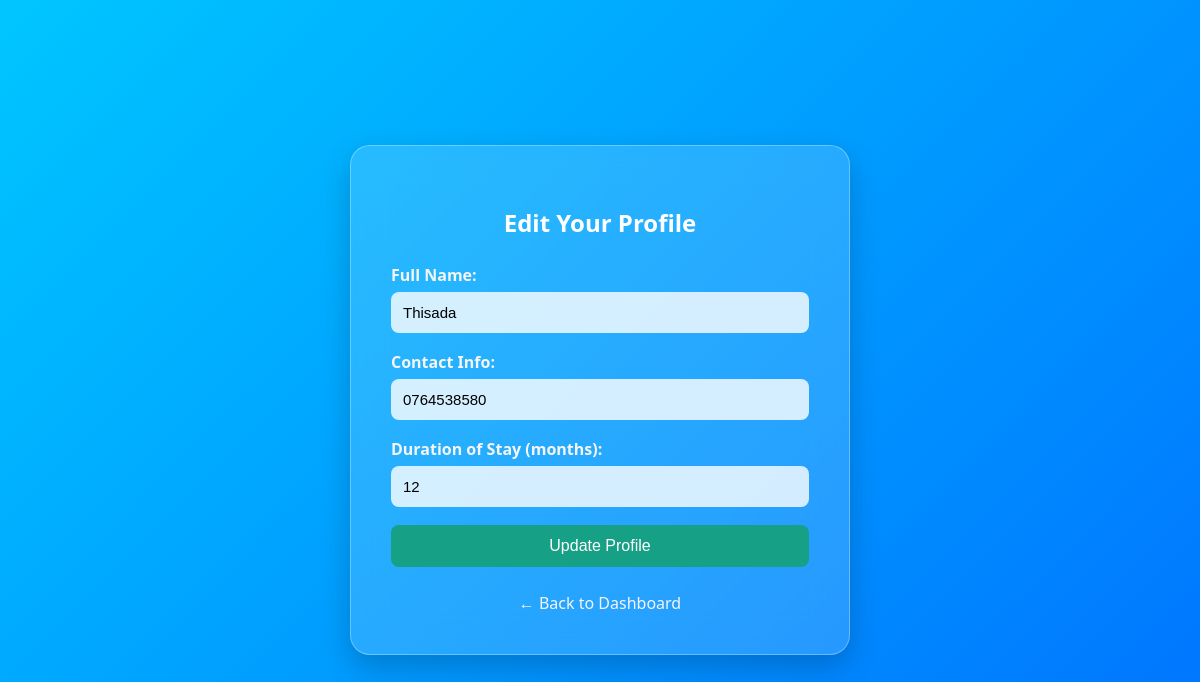
The page /hostel_management/edit_profile.php (signed in) on the database its author committed.
### tables this page shows
CREATE TABLE `student` (
  `student_id` int(11) NOT NULL,
  `name` varchar(100) NOT NULL,
  `contact_info` varchar(100) DEFAULT NULL,
  `duration_of_stay` int(11) DEFAULT NULL,
  `room_number` int(11) DEFAULT NULL,
  `user_id` int(11) DEFAULT NULL
);

### hostel_management/edit_profile.php (the view, shortened to what this page needs)
<?php
require 'includes/db_connect.php';
$user_id = $_SESSION['user_id'];
$role = $_SESSION['role'];
switch ($role) {
    case 'student':
        $stmt = $conn->prepare("SELECT * FROM student WHERE user_id = ?");
        break;
}
$stmt->bind_param("i", $user_id);
$stmt->execute();
$result = $stmt->get_result();
$userData = $result->fetch_assoc();
?>
<!DOCTYPE html>
<html>
<head>
</head>
<body>
<div class="container">
    <h2>Edit Your Profile</h2>
    <form method="post">
        <label for="name">Full Name:</label>
        <input type="text" name="name" id="name" value="<?= htmlspecialchars($userData['name']) ?>" required>
        <label for="contact">Contact Info:</label>
        <input type="text" name="contact" id="contact"
               value="<?= htmlspecialchars($userData['contact_info'] ?? $userData['contact'] ?? '') ?>" required>
        <?php if ($role === 'student'): ?>
            <label for="duration">Duration of Stay (months):</label>
            <input type="number" name="duration" id="duration"
                   value="<?= htmlspecialchars($userData['duration_of_stay']) ?>" required>
        <?php endif; ?>
        <button type="submit">Update Profile</button>
    </form>
    <?php
    $dashboardLink = $role . "_dashboard.php";
    ?>
    <a href="<?= $dashboardLink ?>" class="back-link">← Back to Dashboard</a>
</div>
</body>
</html>

### hostel_management/edit_profile.php (style rules this page uses)
* { box-sizing: border-box; }
body { font-family: 'Segoe UI', sans-serif; margin: 0; padding: 0; background: linear-gradient(135deg, #00c6ff, #0072ff); display: flex; align-items: center; justify-content: center; min-height: 100vh; }
.container { background: rgba(255, 255, 255, 0.15); border: 1px solid rgba(255, 255, 255, 0.3); backdrop-filter: blur(16px); -webkit-backdrop-filter: blur(16px); padding: 40px; border-radius: 20px; max-width: 500px; width: 90%; color: #2c3e50; box-shadow: 0 12px 30px rgba(0, 0, 0, 0.2); }
h2 { text-align: center; color: #fff; margin-bottom: 25px; }
label { font-weight: bold; display: block; margin-bottom: 6px; color: #f5f5f5; }
input { width: 100%; padding: 12px; margin-bottom: 18px; border-radius: 8px; border: none; font-size: 15px; background: rgba(255, 255, 255, 0.8); }
button { width: 100%; padding: 12px; background-color: #16a085; color: white; border: none; border-radius: 8px; font-size: 16px; cursor: pointer; transition: background 0.3s ease; }
.back-link { display: block; text-align: center; margin-top: 25px; color: #f5f5f5; text-decoration: none; }

### rows shown on the page
student: name "Thisada", contact "0764538580", duration "12"
